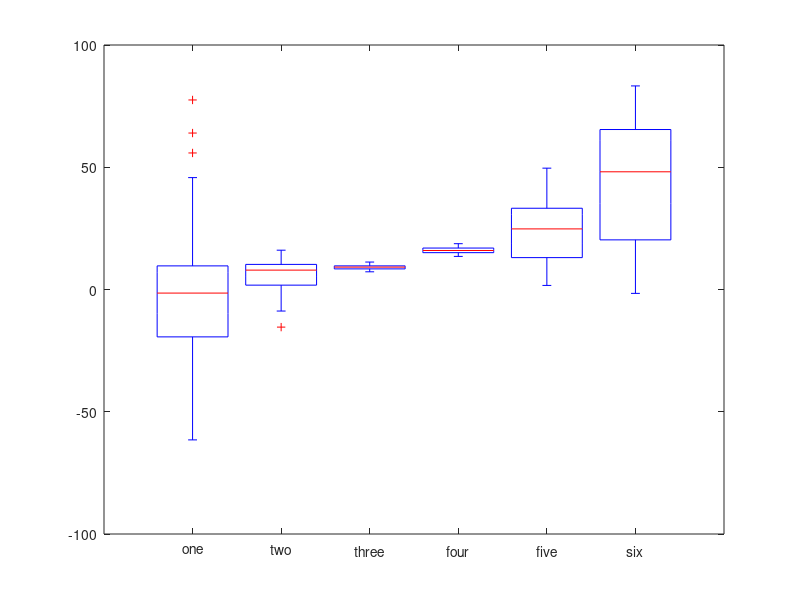
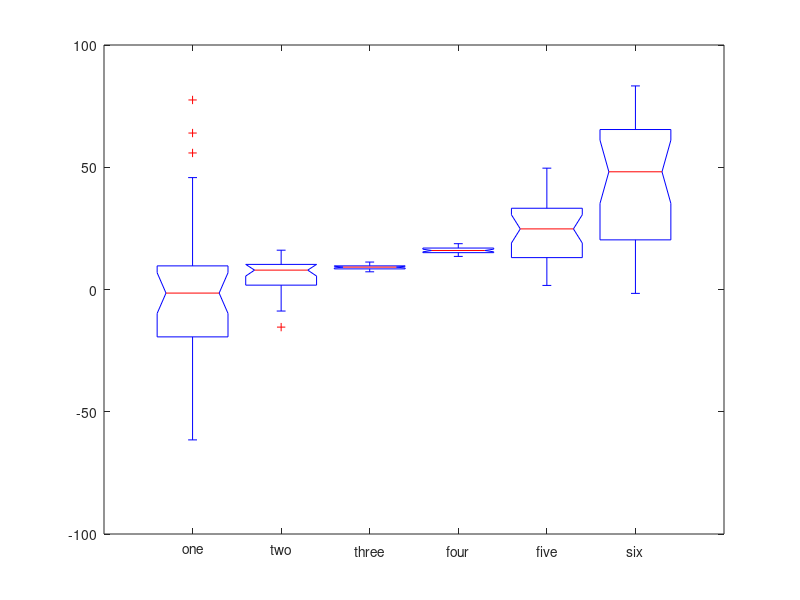

MATLAB code to generate these figures, in order:
%%
%   COURSE: Master statistics and machine learning: intuition, math, code
%      URL: udemy.com/course/statsml_x/?couponCode=202112 
% 
%  SECTION: Visualizing data
%    VIDEO: Box-and-whisker plots
% 
%  TEACHER: Mike X Cohen, sincxpress.com
%

%%

% a clear MATLAB workspace is a clear mental workspace
close all; clear
pkg load statistics % load Octave stats package

%% create data for the plot

% data sizes
m = 30; % rows
n =  6; % columns

% generate data
data = bsxfun(@times,30*randn(m,n),linspace(-1,1,n).^2);
data = bsxfun(@plus,data,(1:n).^2);

%% show it!

figure(1), clf

boxplot(data)

boxplot(data)
set(gca,'xtick',1:6,'xticklabel',{'one';'two';'three';'four';'five';'six'})

%% alternative: data in a single column, grouped by a separate variable

dataVect = data(:);
dataGrouping = ceil(linspace(eps,n,m*n));

figure(2), clf
boxplot(dataVect,dataGrouping,'notch','on','labels',{'one';'two';'three';'four';'five';'six'})

% for horizontal orientation
%boxplot(dataVect,dataGrouping,'notch','on','labels',{'one';'two';'three';'four';'five';'six'},'orientation','horizontal')

%% done.
